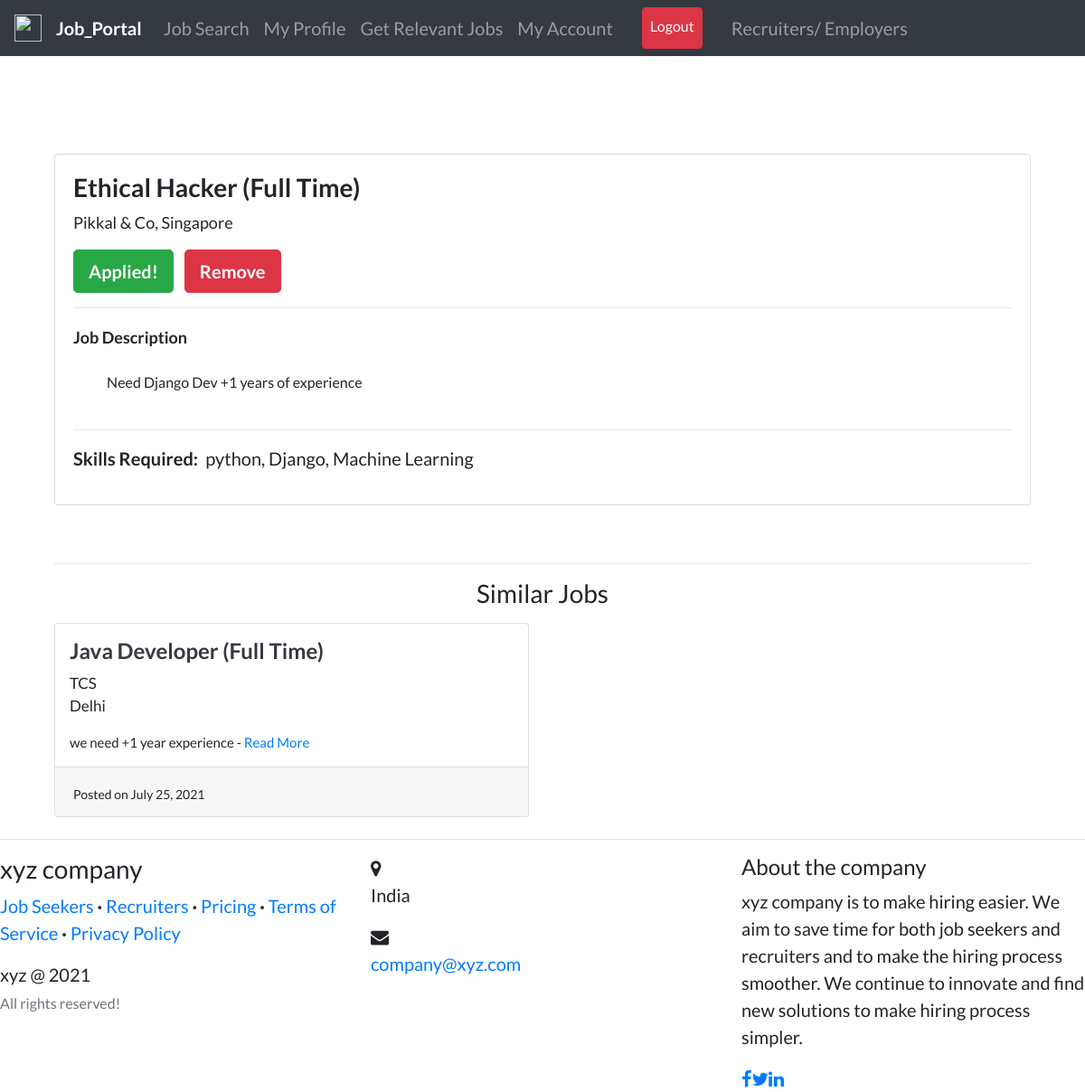
Screenshot of /job/ethical-hacker (signed in) with the database file from the repository.
### recruiters/models.py (models this page shows, shortened)
class Job(models.Model):
    recruiter = models.ForeignKey(
        User, related_name='jobs', on_delete=models.CASCADE)
    title = models.CharField(max_length=255)
    company = models.CharField(max_length=200)
    location = models.CharField(max_length=255)
    description = models.TextField()
    skills_req = models.CharField(max_length=200)
    job_type = models.CharField(
        max_length=30, choices=CHOICES, default='Full Time', null=True)
    link = models.URLField(null=True, blank=True)
    slug = AutoSlugField(populate_from='title', unique=True, null=True)
    date_posted = models.DateTimeField(default=timezone.now)

### candidates/views.py (the view)
# urls.py: path('job/<slug>', views.job_detail, name='job-detail'),
def job_detail(request, slug):
    job = get_object_or_404(Job, slug=slug)
    apply_button = 0
    save_button = 0
    profile = Profile.objects.filter(user=request.user).first()
    if AppliedJobs.objects.filter(user=request.user).filter(job=job).exists():
        apply_button = 1
    if SavedJobs.objects.filter(user=request.user).filter(job=job).exists():
        save_button = 1
    relevant_jobs = []
    jobs1 = Job.objects.filter(
        company__icontains=job.company).order_by('-date_posted')
    jobs2 = Job.objects.filter(
        job_type__icontains=job.job_type).order_by('-date_posted')
    jobs3 = Job.objects.filter(
        title__icontains=job.title).order_by('-date_posted')
    for i in jobs1:
        if len(relevant_jobs) > 5:
            break
        if i not in relevant_jobs and i != job:
            relevant_jobs.append(i)
    for i in jobs2:
        if len(relevant_jobs) > 5:
            break
        if i not in relevant_jobs and i != job:
            relevant_jobs.append(i)
    for i in jobs3:
        if len(relevant_jobs) > 5:
            break
        if i not in relevant_jobs and i != job:
            relevant_jobs.append(i)
    return render(request, 'candidates/job_detail.html', {'job': job, 'profile': profile, 'apply_button': apply_button, 'save_button': save_button, 'relevant_jobs': relevant_jobs, 'candidate_navbar': 1})

### candidates/templates/candidates/job_detail.html
{% extends "users/layout.html" %} {% load static %} {% block content %}
<br /><br />
<div class="container">
  <div class="row">
    <div class="col-md-12">
      <div class="card card-signin my-5">
        <div class="card-body">
          <h3>
            <b>{{job.title}} ({{job.job_type}})</b>
          </h3>
          <p style="font-size: 18px">{{job.company}}, {{job.location}}</p>
          {% if job.link %}
          <a class="btn btn-warning btn-lg" href="{{job.link}}"
            ><b>Apply On Company's Website</b></a
          >
          {% else %} {% if not apply_button %} {% if profile.resume %}
          <a
            class="btn btn-warning btn-lg"
            href="{% url 'apply-job' job.slug %}"
            ><b>Apply Now</b></a
          >
          {%else %}
          <a class="btn btn-danger btn-lg" href="{% url 'edit-profile' %}"
            ><b>Add Resume to apply!</b></a
          >
          {%endif%} {% else %}
          <a class="btn btn-success btn-lg" href="{% url 'applied-jobs' %}"
            ><b>Applied!</b></a
          >
          {% endif %} {%endif%} {% if not save_button %}
          <a
            class="btn btn-primary btn-lg ml-2"
            href="{% url 'save-job' job.slug %}"
            ><b>Save</b></a
          >
          {% else %}
          <a
            class="btn btn-danger btn-lg ml-2"
            href="{% url 'remove-job' job.slug %}"
            ><b>Remove</b></a
          >
          {% endif %}
          <hr my-2 />
          <span style="font-size: 18px"><b>Job Description</b></span>
          <p style="white-space: pre-wrap; font-size: 16px">
            {{ job.description }}
          </p>
          <hr my-2 />
          <p><b class="mr-2">Skills Required:</b>{{job.skills_req}}</p>
        </div>
      </div>
    </div>
  </div>
  <hr my-1 />
  <h3 class="text-center">Similar Jobs</h3>
  <div class="row">
    {% for rel_job in relevant_jobs %}
    <div class="col-md-6">
      <div class="card card-signin my-2">
        <span class="ml-3 mt-3">
          <a href="{% url 'job-detail' rel_job.slug %}"
            ><h4 class="text-dark">
              <b>{{rel_job.title}} ({{rel_job.job_type}})</b>
            </h4></a
          >
          <p style="font-size: 17px">
            {{rel_job.company}}<br />{{rel_job.location}}
          </p>
          <p style="font-size: 15px">
            {{rel_job.description|truncatewords:30}} -
            <a href="{% url 'job-detail' rel_job.slug %}">Read More</a>
          </p>
        </span>
        <div class="card-footer">
          <span style="font-size: 14px"
            >Posted on {{rel_job.date_posted|date:"F d, Y"}}</span
          >
        </div>
      </div>
    </div>
    {% endfor %}
  </div>
</div>
{% endblock content %}

### users/templates/users/layout.html (style rules this page uses)
body { font-family: "Lato"; font-size: 20px; }

### rows the page displays
Job: title "Ethical Hacker", job_type "Full Time", company "Pikkal & Co", location "Singapore", description "Need Django Dev +1 years of experience", skills_req "python, Django, Machine Learning"
Job: title "Java Developer", job_type "Full Time", company "TCS", location "Delhi", description "we need +1 year experience", date_posted "July 25, 2021"
